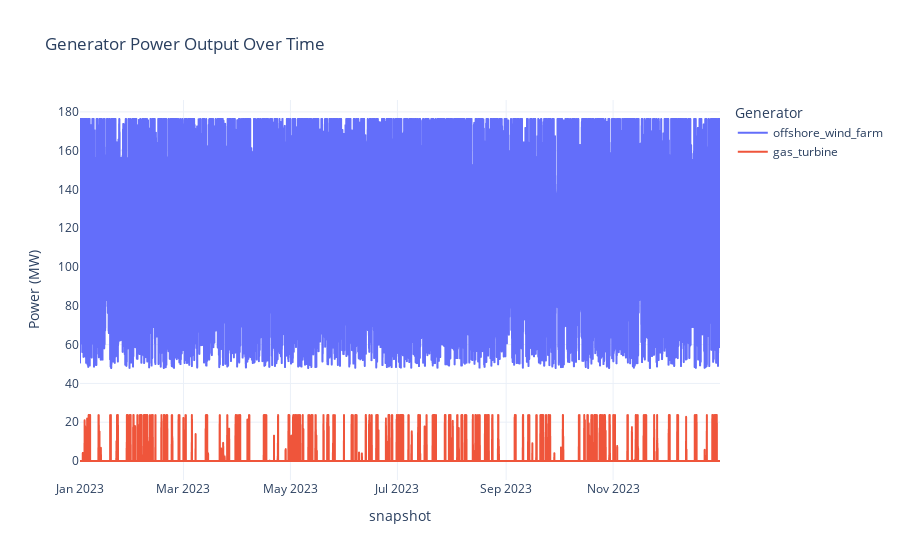

Notebook code cell kept with this figure:
### Code cell
import plotly.express as px

# Get the wind power at each timestep in the problem
generator_power = n.generators_t.p
data_centre_power = n.loads_t.p["data_centre_load"]
# battery_power = n.links_t.p["bess_charger"] - n.links_t.p["bess_discharger"]
fig = px.line(
    data_frame=generator_power,
    x=generator_power.index,
    y=generator_power.columns,
    title="Generator Power Output Over Time",
    labels={"value": "Power (MW)", "variable": "Generator"},
    template="plotly_white",
)
fig.show()

### Figure 1 — Plotly figure (JSON) as saved in the notebook; plotly's stock layout.template omitted (floating-point values rounded to 4 significant figures; data arrays with more than 128 entries replaced by an {"elided": "..."} marker saying what was removed)
{"data": [{"hovertemplate": "Generator=offshore_wind_farm<br>snapshot=%{x}<br>Power (MW)=%{y}<extra></extra>", "legendgroup": "offshore_wind_farm", "line": {"color": "#636efa", "dash": "solid"}, "marker": {"symbol": "circle"}, "mode": "lines", "name": "offshore_wind_farm", "showlegend": true, "type": "scattergl", "x": {"elided": "8760 str values"}, "xaxis": "x", "y": {"elided": "8760 float values"}, "yaxis": "y"}, {"hovertemplate": "Generator=gas_turbine<br>snapshot=%{x}<br>Power (MW)=%{y}<extra></extra>", "legendgroup": "gas_turbine", "line": {"color": "#EF553B", "dash": "solid"}, "marker": {"symbol": "circle"}, "mode": "lines", "name": "gas_turbine", "showlegend": true, "type": "scattergl", "x": {"elided": "8760 str values"}, "xaxis": "x", "y": {"elided": "8760 float values"}, "yaxis": "y"}], "layout": {"legend": {"title": {"text": "Generator"}, "tracegroupgap": 0}, "title": {"text": "Generator Power Output Over Time"}, "xaxis": {"anchor": "y", "domain": [0, 1], "title": {"text": "snapshot"}}, "yaxis": {"anchor": "x", "domain": [0, 1], "title": {"text": "Power (MW)"}}}}
